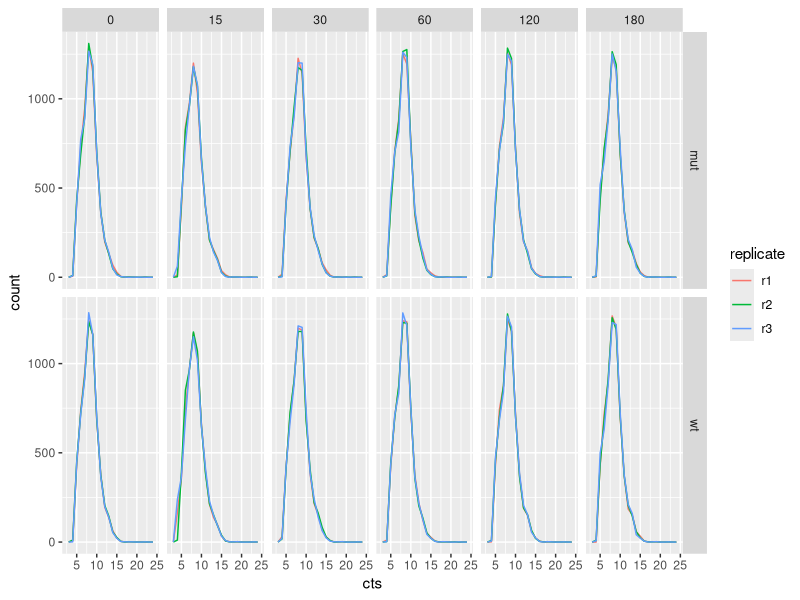
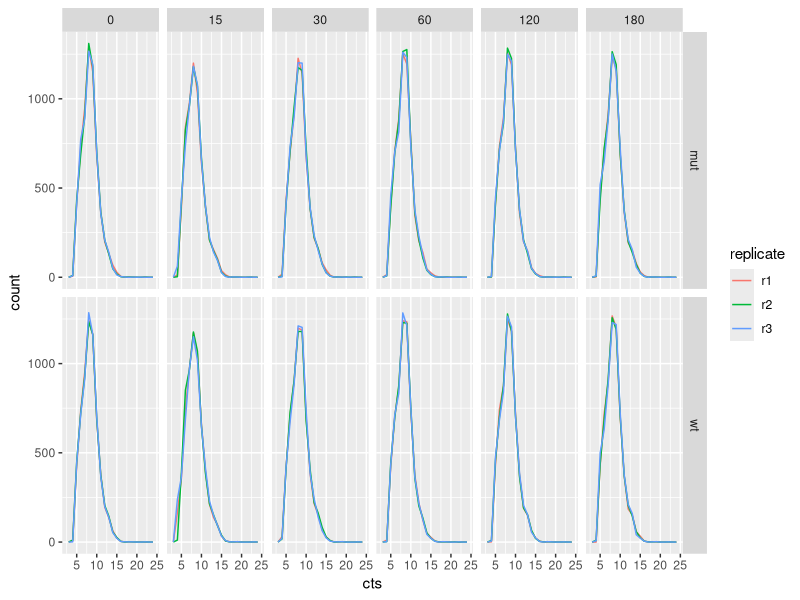
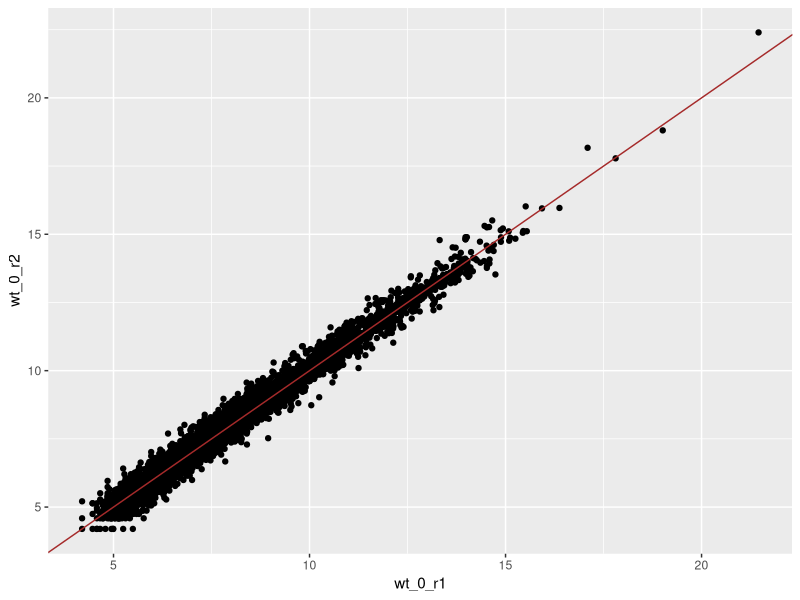
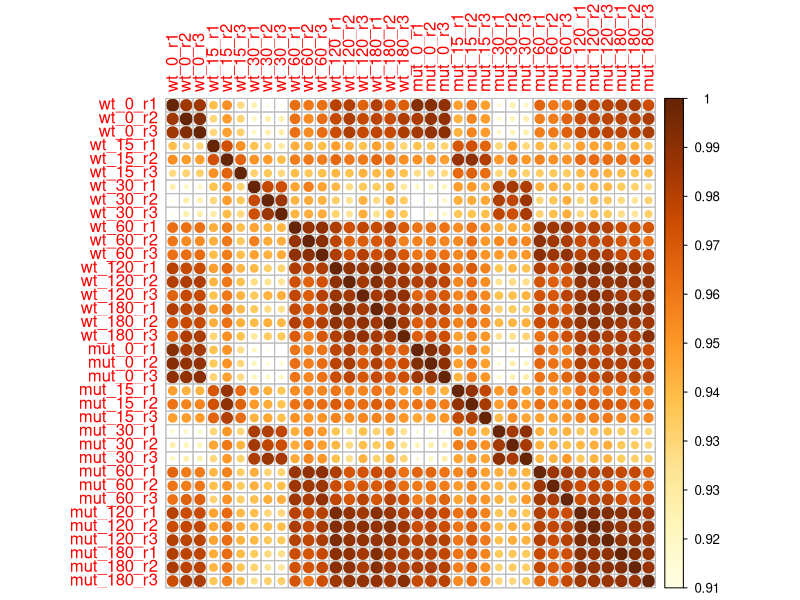
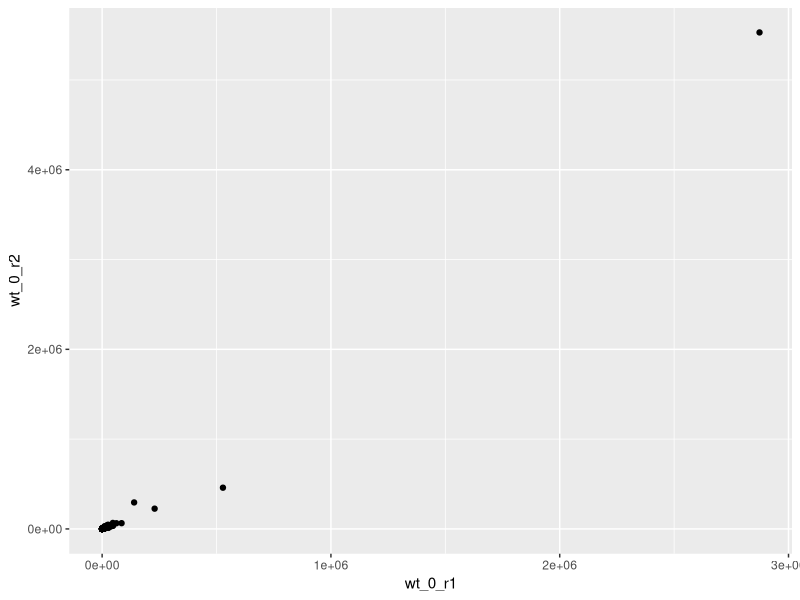
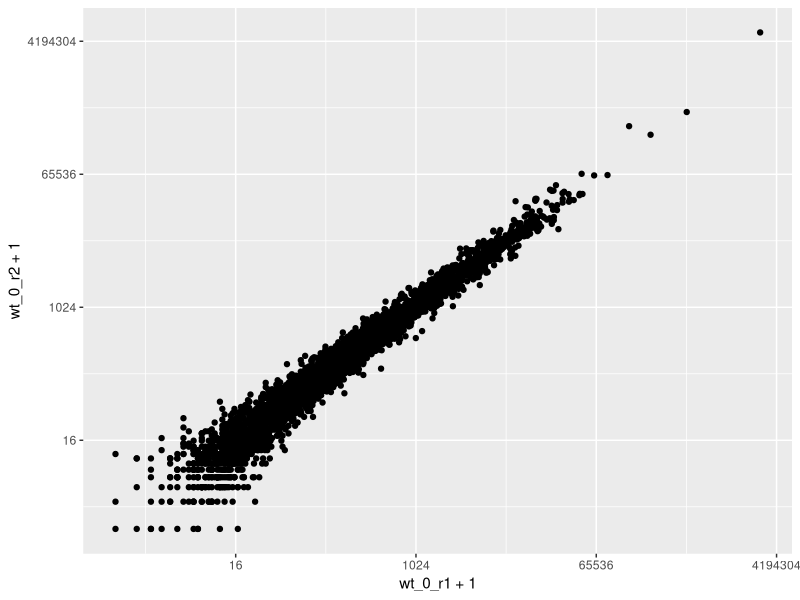
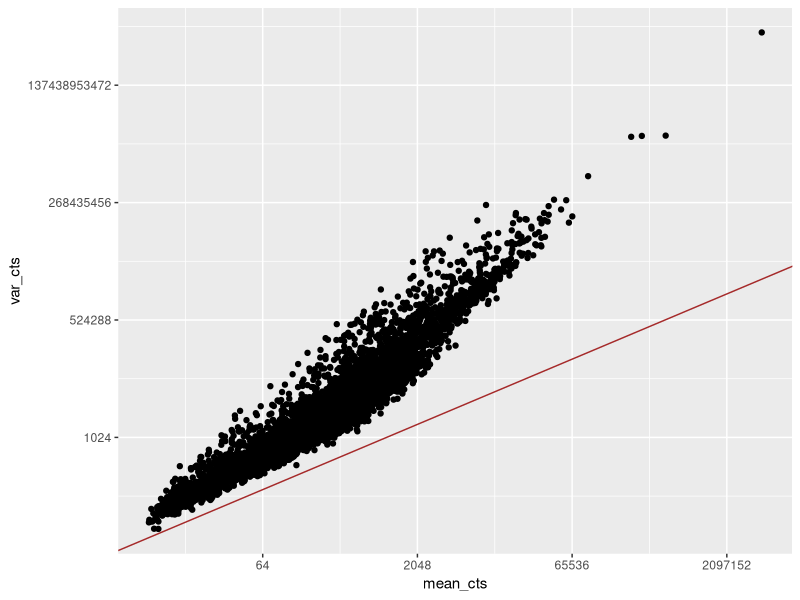
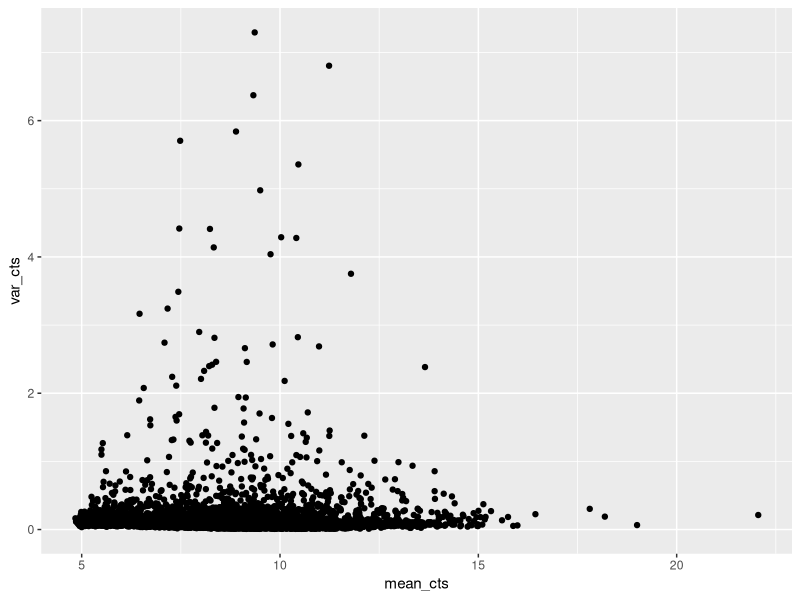

Write the R code that produced these figures, in order.
## ---- chunk 1
knitr::opts_chunk$set(echo = TRUE, rows.print = 10)
## ---- chunk 2
##### setup ####

# load packages
library(tidyverse)

# read the data
raw_cts <- read_csv("./data/counts_raw.csv")
trans_cts <- read_csv("./data/counts_transformed.csv")
sample_info <- read_csv("./data/sample_info.csv")
test_result <- read_csv("./data/test_result.csv")
## ---- chunk 3
trans_cts %>%
  gather("sample", "cts", -gene) %>% 
  left_join(sample_info, by = "sample") %>% 
  ggplot(aes(cts, colour = replicate)) + 
  geom_freqpoly(binwidth = 1) + 
  facet_grid(strain ~ minute)
## ---- chunk 4
# "gather" the counts data
trans_cts_long <- trans_cts %>% 
  gather("sample", "cts", wt_0_r1:mut_180_r3)

trans_cts_long
## ---- chunk 5
trans_cts_long %>% 
  spread(sample, cts)
## ---- chunk 6
raw_cts_long <- raw_cts %>% 
  gather("sample", "cts", wt_0_r1:mut_180_r3)
## ---- chunk 7
sample_info
## ---- chunk 8
trans_cts_long <- full_join(trans_cts_long, sample_info, by = ("sample"))

trans_cts_long
## ---- chunk 9
trans_cts_long %>%
  ggplot(aes(cts, colour = replicate)) + 
  geom_freqpoly(binwidth = 1) + 
  facet_grid(strain ~ minute)
## ---- chunk 10
trans_cts %>% 
  ggplot(aes(wt_0_r1, wt_0_r2)) + geom_point() +
  geom_abline(colour = "brown")
## ---- chunk 11
# Calculate all correlations 
trans_cts_corr <- trans_cts %>% 
  # remove the column "gene", which we do not want to calculate correlation on
  select(-gene) %>% 
  # we use Spearman's correlation, a non-parametric metric based on ranks
  cor(method = "spearman")

# Visualise the correlations between the first 5 samples
trans_cts_corr[1:5, 1:5]
## ---- chunk 12
library(corrplot)

corrplot(trans_cts_corr, 
         method = "circle", cl.lim = c(0.8, 1), is.corr = FALSE) 
## ---- chunk 13
raw_cts_long <- raw_cts %>% 
  gather("sample", "cts", -gene) %>% 
  full_join(sample_info, by = "sample")
## ---- chunk 14
summary(raw_cts_long$cts)
summary(trans_cts_long$cts)
## ---- chunk 15
raw_cts %>% 
  ggplot(aes(wt_0_r1, wt_0_r2)) + 
  geom_point()
## ---- chunk 16
# We add a "pseudocount" of 1 to the count data because otherwise log(0) = -Inf
raw_cts %>% 
  ggplot(aes(wt_0_r1 + 1, wt_0_r2 + 1)) + 
  geom_point() +
  scale_x_continuous(trans = "log2") + 
  scale_y_continuous(trans = "log2")
## ---- chunk 17
# Summarise the data and then plot
raw_cts_long %>% 
  # for each gene
  group_by(gene) %>% 
  # get mean and variance
  summarise(mean_cts = mean(cts),
            var_cts = var(cts)) %>% 
  # plot one against the other
  ggplot(aes(mean_cts, var_cts)) +
  geom_point() +
  geom_abline(colour = "brown") +
  scale_x_continuous(trans = "log2") + 
  scale_y_continuous(trans = "log2")
## ---- chunk 18
trans_cts_long %>% 
  group_by(gene) %>% 
  summarise(mean_cts = mean(cts),
            var_cts = var(cts)) %>% 
  ggplot(aes(mean_cts, var_cts)) +
  geom_point()
